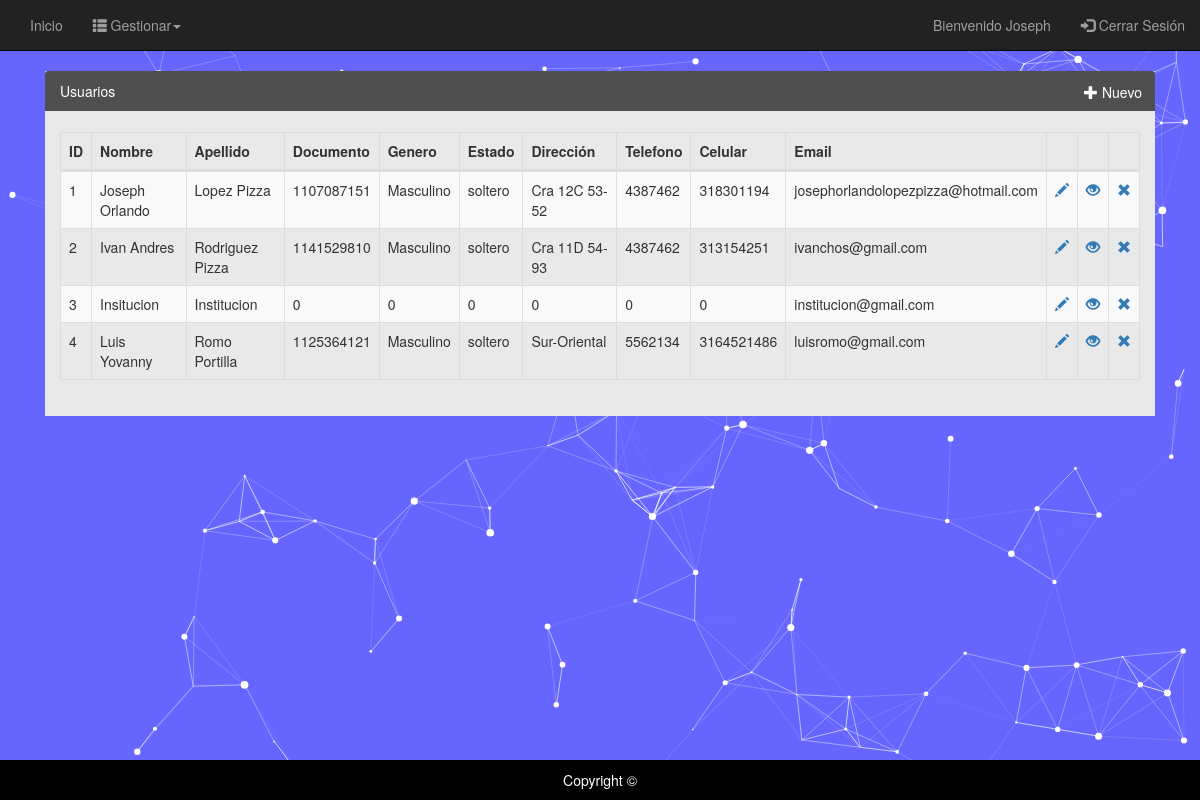
The page /User/Principal/principal (signed in) on the database its author committed.
### tables this page shows
CREATE TABLE `persona` (
  `id_persona` int(11) NOT NULL,
  `nom_persona` varchar(50) NOT NULL,
  `nom1_persona` varchar(50) DEFAULT NULL,
  `ape_persona` varchar(50) NOT NULL,
  `ape1_persona` varchar(50) DEFAULT NULL,
  `doc_persona` varchar(10) NOT NULL,
  `gen_persona` varchar(10) NOT NULL,
  `est_persona` varchar(20) NOT NULL,
  `dir_persona` varchar(50) NOT NULL,
  `tel_persona` varchar(11) DEFAULT NULL,
  `cel_persona` varchar(11) NOT NULL,
  `email_persona` varchar(50) NOT NULL,
  `pass_persona` varchar(30) NOT NULL,
  `id_instituto` int(11) NOT NULL,
  `id_rol` int(11) NOT NULL
);

### Library/Controllers.php (called while the page is built, shortened)
<?php
class Controllers
{
    public function loadClassmodels()
    {
        $model = get_class($this) . '_model';
        $path  = 'Models/' . $model . '.php';
    }
}

### Library/Session.php (called while the page is built, shortened)
<?php
class Session
{
	static function getSession($name){
		return $_SESSION[$name];
	}
}
?>

### Library/Views.php (called while the page is built, shortened)
<?php
	class Views
	{
		function render($site, $controller, $view, $array)
		{
			$controllers = get_class($controller);
			require VIEWS.DFT."head.php";
			require VIEWS. $site . '/' . $controllers.'/'.$view.'.php';
			require VIEWS.DFT."footer.php";
		}
	}
?>

### Library/QueryManager.php (called while the page is built, shortened)
<?php
class QueryManager
{
    private $link;
    function __construct($HOST, $USER, $PASS, $NAME)
    {
        $this->link = new mysqli($HOST, $USER, $PASS, $NAME);
    }
    function select2($attr, $table)
    {
        $query  = "SELECT " . $attr . " FROM " . $table . ";";
        $result = $this->link->query($query);
        if ($result->num_rows > 0) {
            while ($row = $result->fetch_assoc()) {
                $response[] = $row;
            }
            return $response;
        }
    }
}

### Models/Principal_model.php (called while the page is built, shortened)
<?php
class Principal_model extends Conexion
{
	function getDataModel($columns, $table){
		return $this->db->select2($columns, $table);
	}
}
?>

### Views/Usuario/Principal/principal.php (the view, shortened to what this page needs)
<div class="panel-group col-sm-12">
    <div class="pull-right" style="padding-top: 4px;">
        <a href="<?php echo URL."User/Create/create"; ?>" class="btn" role="button"><span class="glyphicon glyphicon-plus"></span> Nuevo</a>
    </div>
    <div class="panel-primary" style="background-color: #EAE9E9">
        <div class="panel-heading">
            Usuarios
        </div>
        <div class="panel-body">
          <div class="form-group">
            <div class="table-responsive">
                <table id="tabla" class="table table-striped table-bordered table-hover" cellspacing="0" width="100%">
                    <thead>
                        <tr>
                            <th>ID</th>
                            <th>Nombre</th>
                            <th>Apellido</th>
                            <th>Documento</th>
                            <th>Genero</th>
                            <th>Estado</th>
                            <th>Dirección</th>
                            <th>Telefono</th>
                            <th>Celular</th>
                            <th>Email</th>
                            <th>&nbsp;</th>
                            <th>&nbsp;</th>
                            <th>&nbsp;</th>
                        </tr>
                    </thead>
                    <tbody>
                    <?php foreach ($array as $key => $value){ ?>
                            <tr>
                                <td><?php echo $value["id_persona"]; ?></td>
                                <td><?php echo $value["nom_persona"] . " " . $value["nom1_persona"]; ?></td>
                                <td><?php echo $value["ape_persona"] . " " . $value["ape1_persona"]; ?></td>
                                <td><?php echo $value["doc_persona"]; ?></td>
                                <td><?php echo $value["gen_persona"]; ?></td>
                                <td><?php echo $value["est_persona"]; ?></td>
                                <td><?php echo $value["dir_persona"]; ?></td>
                                <td><?php echo $value["tel_persona"]; ?></td>
                                <td><?php echo $value["cel_persona"]; ?></td>
                                <td><?php echo $value["email_persona"]; ?></td>
                                <td>
                                	<a href="<?php echo URL.'User/Edit/edit/'. $value["id_persona"] ?>" class="glyphicon glyphicon-pencil"></a>
                                </td>
                                <td>
                                	<a href="<?php echo URL.'User/Details/details/'. $value["id_persona"] ?>" class="glyphicon glyphicon-eye-open"></a>
                                </td>
                                <td>
                                	<a href="<?php echo URL.'User/Delete/delete/'. $value["id_persona"] ?>" class="glyphicon glyphicon-remove"></a>
                                </td>
                            </tr>
                    <?php } ?>
                    </tbody>
                </table>
            </div>
          </div>
        </div>
    </div>
</div>

### index.php (shortened to what this page needs)
<?php
$url = isset($_GET["url"]) ? $_GET["url"] : "Home/Index/index";
$url = explode("/", $url);
$site = "";
$controller = "";
$method     = "";
if (isset($url[0])) {
    $site = $url[0];
}
if (isset($url[1])) {
    $controller = $url[1];
}
if (isset($url[2])) {
    if ($url[2] != '') {
        $method = $url[2];
    }
}
$controllersPath = './Controllers/' . $site ."/" . $controller . '.php';
if (file_exists($controllersPath)) {
    $controller = new $controller();
    if (isset($method)) {
        if (method_exists($controller, $method)) {
            if (isset($params)) {
                $controller->{$method}($params);
            } else {
                $controller->{$method}();
            }
        }
    }
}
?>

### Controllers/User/principal.php (shortened to what this page needs)
<?php
class principal extends Controllers
{
	function principal(){
		$userName =  Session::getSession("Usuario");
		if ($userName != "" && $userName["id_rol"] == 1){
			$response = $this->model->getDataModel("*","persona");
			$this->view->render('Usuario', $this, 'principal', $response);
		}else{
			header("Location:".URL);
		}
	}
}
?>

### Views/Default/head.php (shortened to what this page needs)
<!DOCTYPE html>
<html>
<head>
    <link rel="stylesheet" href="https://maxcdn.bootstrapcdn.com/bootstrap/3.3.7/css/bootstrap.min.css">
    <link rel="stylesheet" type="text/css" href="<?php echo URL . VIEWS . DFT; ?>Css/Style.css">
    <link rel="stylesheet" type="text/css" href="<?php echo URL . VIEWS . DFT; ?>DataTables/datatables.min.css"/>
</head>
<body>
<div id="particles-js"></div>
        <?php
            $userName = Session::getSession("Usuario");
            if ($userName != "") {
        ?>
                <nav class="navbar navbar-inverse navbar-static-top">
                    <div class="container-fluid">
                        <div class="collapse navbar-collapse navbar-ex1-collapse" id="nav-collapse">
                            <div class="head">
                                <ul class="nav navbar-nav">
                                    <li class="dropdown"><a href="<?php echo URL; ?>Home/Principal/principal">Inicio</a></li>
                                </ul>
                                <?php if($userName["id_rol"] == 1) { ?>
                                <ul class="nav navbar-nav">
                                    <li class="dropdown">
                                        <a href="#" class="dropdown-toggle" data-toggle="dropdown"><span class="glyphicon glyphicon-th-list" ></span> Gestionar<span class="caret"></span></a>
                                    </li>
                                </ul>
                                <?php } ?>
                                <ul class="nav navbar-nav navbar-right">
                                    <li class="dropdown"><p class="navbar-text" style="margin-left: 15px;"><?php echo "Bienvenido " .$userName["nom_persona"]; ?></p></li>
                                    <li class="dropdown"><a href="<?php echo URL; ?>User/User/destroySession"><span class="glyphicon glyphicon-log-in"></span> Cerrar Sesión</a></li>
                                </ul>
                            </div>
                        </div>
                    </div>
                </nav>
        <?php
            }
        ?>
<div class="container">

### Views/Default/footer.php (shortened to what this page needs)
</div>
<div class="footer">
	Copyright &copy
</div>
</body>
</html>

### Views/Default/Css/Style.css (style rules this page uses)
body { background: #6666ff; }
#particles-js { width: 100%; height: 100%; position: fixed; z-index: -1; }
.btn { background: #4F4F4F; color: #fff; border-color: #4F4F4F; }
.panel-group > .panel-primary { border-color: #4F4F4F; }
.panel-primary > .panel-heading { background-color: #4F4F4F; border-color: #4F4F4F; }

### Views/Default/footer.php (style rules this page uses)
html { position: relative; min-height: 100%; }
body { margin: 0 0 65px; }
.footer { position: absolute; bottom: 0; width: 100%; height: 40px; background-color: #000; padding-top: 10px; text-align: center; color: #FFF; }

### rows shown on the page
persona: nom_persona "Joseph", id_persona "1", nom1_persona "Orlando", ape_persona "Lopez", ape1_persona "Pizza", doc_persona "1107087151", gen_persona "Masculino", est_persona "soltero", dir_persona "Cra 12C 53-52", tel_persona "4387462", cel_persona "318301194", email_persona "josephorlandolopezpizza@hotmail.com"
persona: id_persona "2", nom_persona "Ivan", nom1_persona "Andres", ape_persona "Rodriguez", ape1_persona "Pizza", doc_persona "1141529810", gen_persona "Masculino", est_persona "soltero", dir_persona "Cra 11D 54-93", tel_persona "4387462", cel_persona "313154251", email_persona "ivanchos@gmail.com"
persona: id_persona "3", nom_persona "Insitucion", ape_persona "Institucion", doc_persona "0", gen_persona "0", est_persona "0", dir_persona "0", tel_persona "0", cel_persona "0", email_persona "institucion@gmail.com"
persona: id_persona "4", nom_persona "Luis", nom1_persona "Yovanny", ape_persona "Romo", ape1_persona "Portilla", doc_persona "1125364121", gen_persona "Masculino", est_persona "soltero", dir_persona "Sur-Oriental", tel_persona "5562134", cel_persona "3164521486", email_persona "luisromo@gmail.com"
